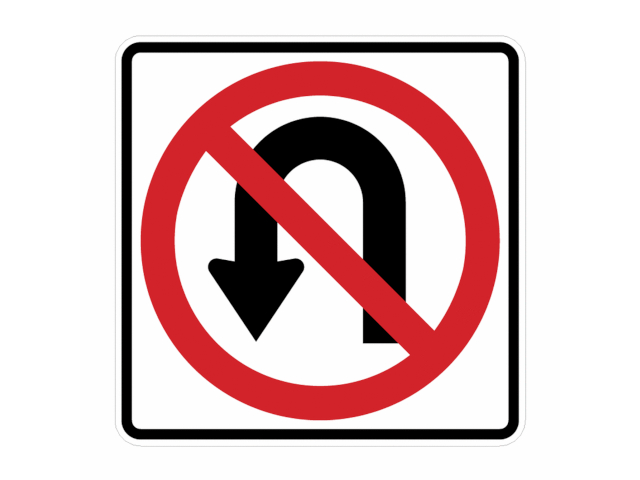
%> input picture display/MATLAB/no-u-turn.jpg, 640 x 480 px
$ octave imagetohexfile.m   (GNU Octave 9; MATLAB toolbox functions it lacks are replaced by stand-ins)
%> lines starting %> are read from the running program, lines starting %| are printed output that depends on the picture; in (x1, y1, x2, y2) boxes, pixels count from 0 and x2, y2 are one past the last pixel; in counts of white or black regions, pixels touching at a corner belong together; the program's own positions count from 1
% Image to text conversion
% Read the image from the file
 [filename, pathname] = uigetfile('*.bmp;*.tif;*.jpg;*.pgm','Pick an M-file');
%> the answer given: no-u-turn.jpg
img = imread(filename);
%> img is the input picture: size 480x640x3 uint8; mean R, G, B 220, 194.4, 195.4
img = imresize((img),[640 480]);
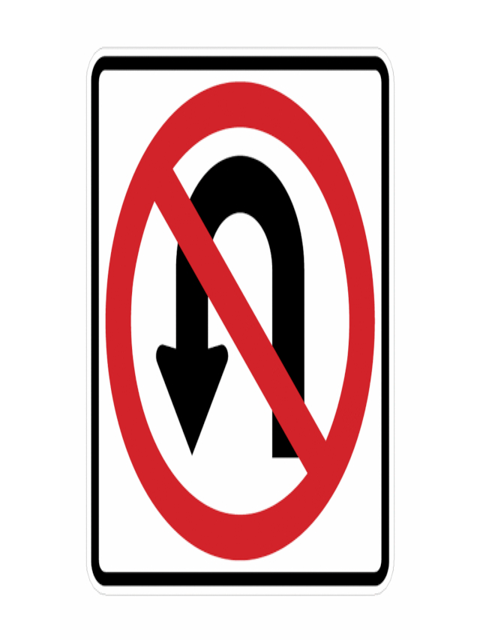
%> img: size 640x480x3 uint8; mean R, G, B 220, 194.4, 195.4; mean of the top-left, top-right, bottom-left and bottom-right quarters 199.6, 203, 205.1, 205.5
[ row col p ] =size(img);
%> row = 640; col = 480; p = 3
if p == 3
    img = rgb2gray(img);
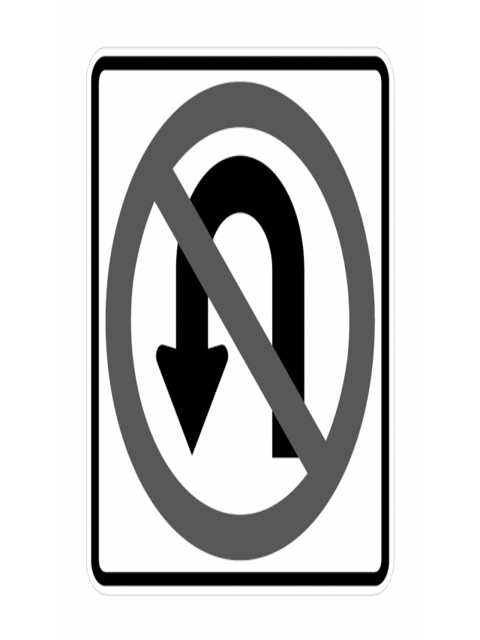
%> img: size 640x480 uint8; min 0, max 255, mean 202.2
end
rectImg = img(16:80,16:80);
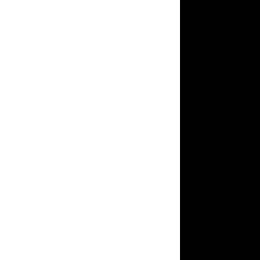
%> rectImg: size 65x65 uint8 (shown 4 times larger); values 254 (black) and 255 (white), 69.2% white; 1 black region, box (x1, y1, x2, y2) and area: (45, 0, 65, 65) 1300
% noise add
rectImg = imnoise(rectImg,'salt & pepper', 0.02);
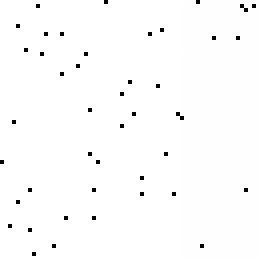
%> rectImg: size 65x65 uint8 (shown 4 times larger); min 0, max 255, mean 252
img(16:80,16:80) = rectImg;
%> img: size 640x480 uint8; 0.02% of pixels changed, all inside (x1, y1, x2, y2) = (15, 15, 79, 79)
% Image Transpose
imgTrans = img';
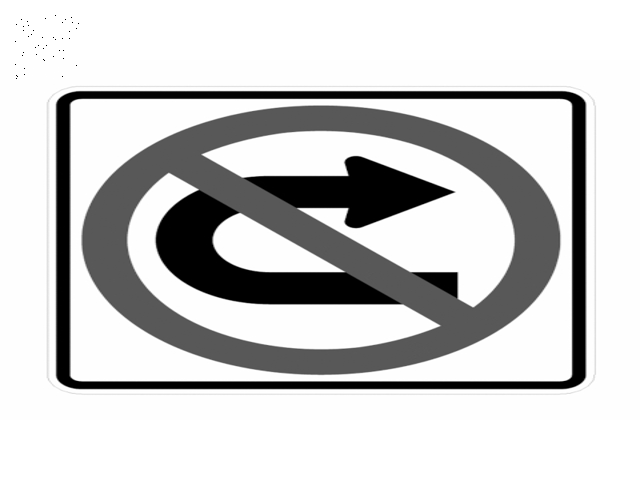
%> imgTrans: size 480x640 uint8; min 0, max 255, mean 202.1; mean of the top-left, top-right, bottom-left and bottom-right quarters 198.1, 204.2, 202.1, 204.1
% iD conversion
img1D = imgTrans(:);
% Decimal to Hex value conversion
imgHex = dec2hex(img1D);
%> imgHex = 307200 items
% New txt file creation
fid = fopen('inputHex.txt', 'wt');
% Hex value write to the txt file
fprintf(fid, '%x\n', img1D);
% Close the txt file
fclose(fid)

$ run again, on display/MATLAB/stop_64.jpg
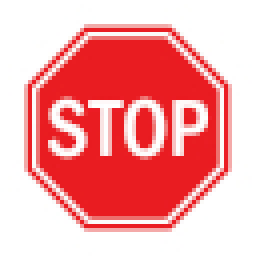
%> input picture display/MATLAB/stop_64.jpg, 64 x 64 px (shown 4 times larger)
%> img is the input picture: size 64x64x3 uint8; mean R, G, B 245.4, 163.6, 165.2
%> `img = rgb2gray(img);`:
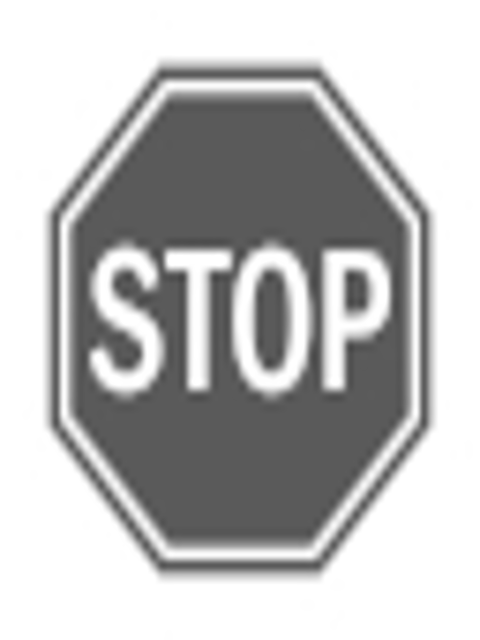
%> img: size 640x480 uint8; min 69, max 255, mean 188.1
%> `imgTrans = img';`:
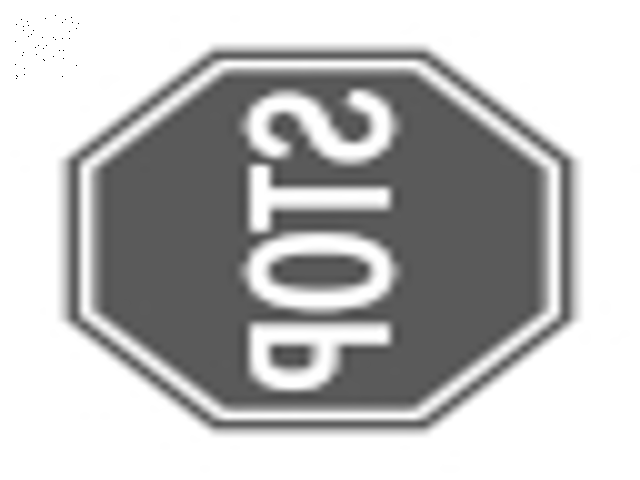
%> imgTrans: size 480x640 uint8; min 0, max 255, mean 188; mean of the top-left, top-right, bottom-left and bottom-right quarters 188.1, 186.6, 190.1, 187.4
%> imgHex = 307200 items
